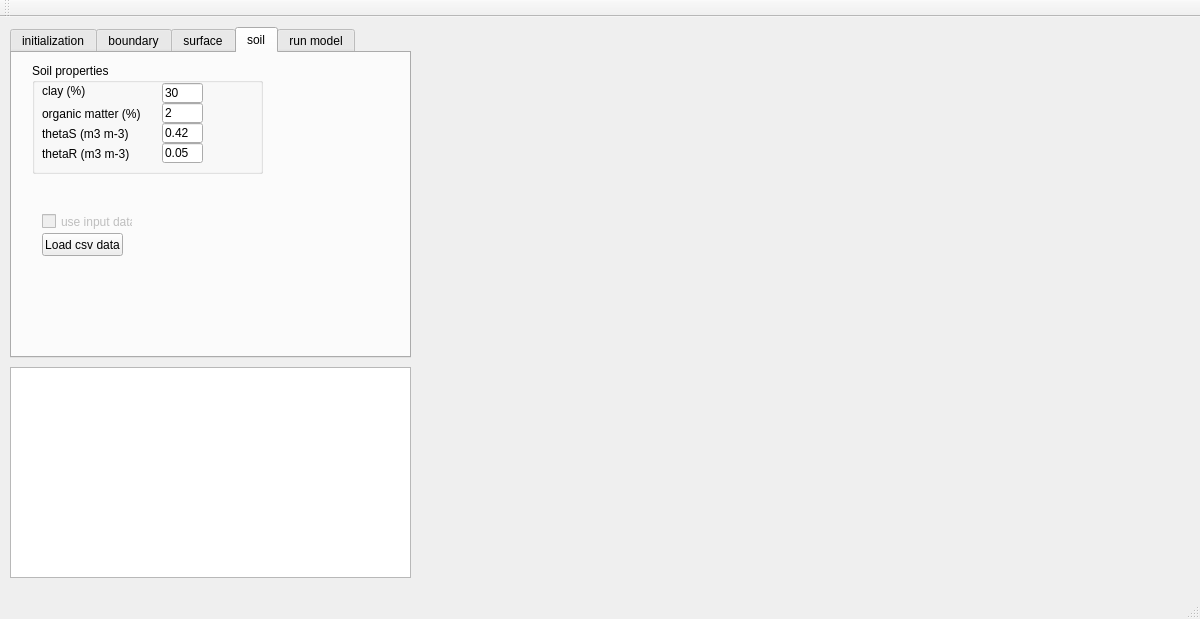
<?xml version="1.0" encoding="UTF-8"?>
<ui version="4.0">
 <class>MainWindow</class>
 <widget class="QMainWindow" name="MainWindow">
  <property name="geometry">
   <rect>
    <x>0</x>
    <y>0</y>
    <width>1200</width>
    <height>619</height>
   </rect>
  </property>
  <property name="windowTitle">
   <string>MainWindow</string>
  </property>
  <widget class="QWidget" name="centralWidget">
   <widget class="QWidget" name="formLayoutWidget">
    <property name="geometry">
     <rect>
      <x>420</x>
      <y>10</y>
      <width>771</width>
      <height>551</height>
     </rect>
    </property>
    <layout class="QFormLayout" name="layoutPlot"/>
   </widget>
   <widget class="QListWidget" name="listWidget">
    <property name="geometry">
     <rect>
      <x>10</x>
      <y>350</y>
      <width>401</width>
      <height>211</height>
     </rect>
    </property>
   </widget>
   <widget class="QTabWidget" name="tabWidget">
    <property name="geometry">
     <rect>
      <x>10</x>
      <y>10</y>
      <width>401</width>
      <height>331</height>
     </rect>
    </property>
    <property name="currentIndex">
     <number>3</number>
    </property>
    <widget class="QWidget" name="tab">
     <attribute name="title">
      <string>initialization</string>
     </attribute>
     <widget class="QLineEdit" name="lineEditWidth">
      <property name="geometry">
       <rect>
        <x>130</x>
        <y>80</y>
        <width>31</width>
        <height>20</height>
       </rect>
      </property>
      <property name="text">
       <string>1</string>
      </property>
     </widget>
     <widget class="QLabel" name="label_3">
      <property name="geometry">
       <rect>
        <x>30</x>
        <y>20</y>
        <width>91</width>
        <height>16</height>
       </rect>
      </property>
      <property name="text">
       <string>node distance (m)</string>
      </property>
      <property name="alignment">
       <set>Qt::AlignRight|Qt::AlignTrailing|Qt::AlignVCenter</set>
      </property>
     </widget>
     <widget class="QLabel" name="label">
      <property name="geometry">
       <rect>
        <x>30</x>
        <y>80</y>
        <width>91</width>
        <height>16</height>
       </rect>
      </property>
      <property name="text">
       <string>surface area (m2)</string>
      </property>
      <property name="alignment">
       <set>Qt::AlignRight|Qt::AlignTrailing|Qt::AlignVCenter</set>
      </property>
     </widget>
     <widget class="QLineEdit" name="lineEditDepth">
      <property name="geometry">
       <rect>
        <x>130</x>
        <y>50</y>
        <width>31</width>
        <height>20</height>
       </rect>
      </property>
      <property name="text">
       <string>0.5</string>
      </property>
     </widget>
     <widget class="QLabel" name="label_2">
      <property name="geometry">
       <rect>
        <x>30</x>
        <y>50</y>
        <width>91</width>
        <height>16</height>
       </rect>
      </property>
      <property name="text">
       <string>total depth (m)</string>
      </property>
      <property name="alignment">
       <set>Qt::AlignRight|Qt::AlignTrailing|Qt::AlignVCenter</set>
      </property>
     </widget>
     <widget class="QLineEdit" name="lineEditThickness">
      <property name="geometry">
       <rect>
        <x>130</x>
        <y>20</y>
        <width>31</width>
        <height>20</height>
       </rect>
      </property>
      <property name="text">
       <string>0.05</string>
      </property>
     </widget>
     <widget class="QGroupBox" name="groupBox_5">
      <property name="geometry">
       <rect>
        <x>20</x>
        <y>120</y>
        <width>191</width>
        <height>151</height>
       </rect>
      </property>
      <property name="title">
       <string>initial status</string>
      </property>
      <widget class="QLineEdit" name="lineEditIniWaterContent">
       <property name="geometry">
        <rect>
         <x>10</x>
         <y>40</y>
         <width>41</width>
         <height>20</height>
        </rect>
       </property>
       <property name="text">
        <string>0.75</string>
       </property>
      </widget>
      <widget class="QLineEdit" name="lineEditIniTTop">
       <property name="geometry">
        <rect>
         <x>10</x>
         <y>80</y>
         <width>51</width>
         <height>20</height>
        </rect>
       </property>
       <property name="text">
        <string>25</string>
       </property>
      </widget>
      <widget class="QLabel" name="label_16">
       <property name="geometry">
        <rect>
         <x>10</x>
         <y>60</y>
         <width>101</width>
         <height>16</height>
        </rect>
       </property>
       <property name="text">
        <string>temperature top (°C)</string>
       </property>
      </widget>
      <widget class="QLabel" name="label_17">
       <property name="geometry">
        <rect>
         <x>10</x>
         <y>20</y>
         <width>121</width>
         <height>16</height>
        </rect>
       </property>
       <property name="text">
        <string>&lt;html&gt;&lt;head/&gt;&lt;body&gt;&lt;p&gt;saturation ratio (-)&lt;/p&gt;&lt;/body&gt;&lt;/html&gt;</string>
       </property>
      </widget>
      <widget class="QLabel" name="label_20">
       <property name="geometry">
        <rect>
         <x>10</x>
         <y>100</y>
         <width>131</width>
         <height>16</height>
        </rect>
       </property>
       <property name="text">
        <string>temperature bottom  (°C)</string>
       </property>
      </widget>
      <widget class="QLineEdit" name="lineEditIniTBottom">
       <property name="geometry">
        <rect>
         <x>10</x>
         <y>120</y>
         <width>51</width>
         <height>20</height>
        </rect>
       </property>
       <property name="text">
        <string>25</string>
       </property>
      </widget>
     </widget>
    </widget>
    <widget class="QWidget" name="tabBoundary">
     <attribute name="title">
      <string>boundary</string>
     </attribute>
     <widget class="QGroupBox" name="groupBox_3">
      <property name="geometry">
       <rect>
        <x>10</x>
        <y>10</y>
        <width>381</width>
        <height>211</height>
       </rect>
      </property>
      <property name="title">
       <string>Atmospheric boundary</string>
      </property>
      <widget class="QGroupBox" name="groupBox_2">
       <property name="geometry">
        <rect>
         <x>10</x>
         <y>130</y>
         <width>201</width>
         <height>71</height>
        </rect>
       </property>
       <property name="title">
        <string>measurement height</string>
       </property>
       <widget class="QLabel" name="label_28">
        <property name="geometry">
         <rect>
          <x>20</x>
          <y>20</y>
          <width>131</width>
          <height>16</height>
         </rect>
        </property>
        <property name="text">
         <string>temperature and humidity</string>
        </property>
        <property name="alignment">
         <set>Qt::AlignRight|Qt::AlignTrailing|Qt::AlignVCenter</set>
        </property>
       </widget>
       <widget class="QLineEdit" name="lineEditAtmWHeight">
        <property name="geometry">
         <rect>
          <x>160</x>
          <y>40</y>
          <width>31</width>
          <height>20</height>
         </rect>
        </property>
        <property name="text">
         <string>2</string>
        </property>
       </widget>
       <widget class="QLineEdit" name="lineEditAtmTHeight">
        <property name="geometry">
         <rect>
          <x>160</x>
          <y>20</y>
          <width>31</width>
          <height>20</height>
         </rect>
        </property>
        <property name="text">
         <string>2</string>
        </property>
       </widget>
       <widget class="QLabel" name="label_32">
        <property name="geometry">
         <rect>
          <x>40</x>
          <y>40</y>
          <width>111</width>
          <height>16</height>
         </rect>
        </property>
        <property name="text">
         <string>wind</string>
        </property>
        <property name="alignment">
         <set>Qt::AlignRight|Qt::AlignTrailing|Qt::AlignVCenter</set>
        </property>
       </widget>
      </widget>
      <widget class="QGroupBox" name="groupBox_atmFixedData">
       <property name="geometry">
        <rect>
         <x>10</x>
         <y>20</y>
         <width>361</width>
         <height>101</height>
        </rect>
       </property>
       <property name="font">
        <font>
         <weight>50</weight>
         <bold>false</bold>
        </font>
       </property>
       <property name="title">
        <string>fixed data</string>
       </property>
       <property name="flat">
        <bool>false</bool>
       </property>
       <widget class="QLabel" name="label_11">
        <property name="geometry">
         <rect>
          <x>20</x>
          <y>60</y>
          <width>101</width>
          <height>16</height>
         </rect>
        </property>
        <property name="text">
         <string>wind speed (m s-1)</string>
        </property>
       </widget>
       <widget class="QLabel" name="label_9">
        <property name="geometry">
         <rect>
          <x>20</x>
          <y>20</y>
          <width>91</width>
          <height>16</height>
         </rect>
        </property>
        <property name="text">
         <string>temperature (°C)</string>
        </property>
       </widget>
       <widget class="QLineEdit" name="lineEditAtmRH">
        <property name="geometry">
         <rect>
          <x>150</x>
          <y>40</y>
          <width>31</width>
          <height>20</height>
         </rect>
        </property>
        <property name="text">
         <string>30</string>
        </property>
       </widget>
       <widget class="QLineEdit" name="lineEditAtmWS">
        <property name="geometry">
         <rect>
          <x>150</x>
          <y>60</y>
          <width>31</width>
          <height>20</height>
         </rect>
        </property>
        <property name="text">
         <string>5</string>
        </property>
       </widget>
       <widget class="QLineEdit" name="lineEditAtmT">
        <property name="geometry">
         <rect>
          <x>150</x>
          <y>20</y>
          <width>31</width>
          <height>20</height>
         </rect>
        </property>
        <property name="text">
         <string>20</string>
        </property>
       </widget>
       <widget class="QLabel" name="label_10">
        <property name="geometry">
         <rect>
          <x>20</x>
          <y>40</y>
          <width>101</width>
          <height>16</height>
         </rect>
        </property>
        <property name="text">
         <string>relative humidity (%)</string>
        </property>
       </widget>
       <widget class="QGroupBox" name="groupBox">
        <property name="geometry">
         <rect>
          <x>200</x>
          <y>10</y>
          <width>151</width>
          <height>81</height>
         </rect>
        </property>
        <property name="title">
         <string>Precipitation</string>
        </property>
        <widget class="QLineEdit" name="lineEditPrecStart">
         <property name="geometry">
          <rect>
           <x>110</x>
           <y>10</y>
           <width>31</width>
           <height>20</height>
          </rect>
         </property>
         <property name="text">
          <string>100</string>
         </property>
        </widget>
        <widget class="QLabel" name="label_5">
         <property name="geometry">
          <rect>
           <x>10</x>
           <y>10</y>
           <width>71</width>
           <height>16</height>
          </rect>
         </property>
         <property name="text">
          <string>start (h)</string>
         </property>
        </widget>
        <widget class="QLabel" name="label_6">
         <property name="geometry">
          <rect>
           <x>10</x>
           <y>30</y>
           <width>71</width>
           <height>16</height>
          </rect>
         </property>
         <property name="text">
          <string>hours</string>
         </property>
        </widget>
        <widget class="QLineEdit" name="lineEditPrecHours">
         <property name="geometry">
          <rect>
           <x>110</x>
           <y>30</y>
           <width>31</width>
           <height>20</height>
          </rect>
         </property>
         <property name="text">
          <string>4</string>
         </property>
        </widget>
        <widget class="QLineEdit" name="lineEditPrecHourlyAmount">
         <property name="geometry">
          <rect>
           <x>110</x>
           <y>50</y>
           <width>31</width>
           <height>20</height>
          </rect>
         </property>
         <property name="text">
          <string>0</string>
         </property>
        </widget>
        <widget class="QLabel" name="label_7">
         <property name="geometry">
          <rect>
           <x>10</x>
           <y>50</y>
           <width>71</width>
           <height>16</height>
          </rect>
         </property>
         <property name="text">
          <string>hourly amount</string>
         </property>
        </widget>
       </widget>
      </widget>
      <widget class="QCheckBox" name="chkUseInputMeteo">
       <property name="enabled">
        <bool>false</bool>
       </property>
       <property name="geometry">
        <rect>
         <x>240</x>
         <y>130</y>
         <width>91</width>
         <height>17</height>
        </rect>
       </property>
       <property name="text">
        <string>use input data</string>
       </property>
      </widget>
      <widget class="QPushButton" name="pushLoadFileMeteo">
       <property name="enabled">
        <bool>true</bool>
       </property>
       <property name="geometry">
        <rect>
         <x>240</x>
         <y>150</y>
         <width>81</width>
         <height>23</height>
        </rect>
       </property>
       <property name="text">
        <string>Load csv data</string>
       </property>
      </widget>
     </widget>
     <widget class="QGroupBox" name="groupBox_9">
      <property name="geometry">
       <rect>
        <x>10</x>
        <y>230</y>
        <width>141</width>
        <height>71</height>
       </rect>
      </property>
      <property name="title">
       <string>Bottom boundary</string>
      </property>
      <widget class="QLineEdit" name="lineEditBottomT">
       <property name="geometry">
        <rect>
         <x>100</x>
         <y>20</y>
         <width>31</width>
         <height>20</height>
        </rect>
       </property>
       <property name="text">
        <string>25</string>
       </property>
      </widget>
      <widget class="QLabel" name="label_25">
       <property name="geometry">
        <rect>
         <x>10</x>
         <y>20</y>
         <width>91</width>
         <height>16</height>
        </rect>
       </property>
       <property name="text">
        <string>temperature (°C)</string>
       </property>
      </widget>
      <widget class="QLabel" name="label_27">
       <property name="geometry">
        <rect>
         <x>10</x>
         <y>40</y>
         <width>91</width>
         <height>16</height>
        </rect>
       </property>
       <property name="text">
        <string>depth (m)</string>
       </property>
      </widget>
      <widget class="QLineEdit" name="lineEditBottomZ">
       <property name="geometry">
        <rect>
         <x>100</x>
         <y>40</y>
         <width>31</width>
         <height>20</height>
        </rect>
       </property>
       <property name="text">
        <string>10</string>
       </property>
      </widget>
     </widget>
    </widget>
    <widget class="QWidget" name="tab_2">
     <attribute name="title">
      <string>surface</string>
     </attribute>
     <widget class="QLineEdit" name="lineEditRoughnessHeight">
      <property name="geometry">
       <rect>
        <x>180</x>
        <y>40</y>
        <width>41</width>
        <height>20</height>
       </rect>
      </property>
      <property name="text">
       <string>0.001</string>
      </property>
     </widget>
     <widget class="QLineEdit" name="lineEditPlough">
      <property name="geometry">
       <rect>
        <x>180</x>
        <y>100</y>
        <width>41</width>
        <height>20</height>
       </rect>
      </property>
      <property name="text">
       <string>0.005</string>
      </property>
     </widget>
     <widget class="QLineEdit" name="lineEditAlbedo">
      <property name="geometry">
       <rect>
        <x>180</x>
        <y>15</y>
        <width>41</width>
        <height>20</height>
       </rect>
      </property>
      <property name="text">
       <string>0.15</string>
      </property>
     </widget>
     <widget class="QLabel" name="label_21">
      <property name="geometry">
       <rect>
        <x>30</x>
        <y>15</y>
        <width>141</width>
        <height>16</height>
       </rect>
      </property>
      <property name="text">
       <string>albedo (-)</string>
      </property>
      <property name="alignment">
       <set>Qt::AlignRight|Qt::AlignTrailing|Qt::AlignVCenter</set>
      </property>
     </widget>
     <widget class="QLineEdit" name="lineEditManningRoughness">
      <property name="geometry">
       <rect>
        <x>180</x>
        <y>75</y>
        <width>41</width>
        <height>20</height>
       </rect>
      </property>
      <property name="text">
       <string>0.024</string>
      </property>
     </widget>
     <widget class="QLabel" name="label_24">
      <property name="geometry">
       <rect>
        <x>30</x>
        <y>35</y>
        <width>141</width>
        <height>21</height>
       </rect>
      </property>
      <property name="text">
       <string>roughness height (m)</string>
      </property>
      <property name="alignment">
       <set>Qt::AlignRight|Qt::AlignTrailing|Qt::AlignVCenter</set>
      </property>
      <property name="wordWrap">
       <bool>true</bool>
      </property>
     </widget>
     <widget class="QLabel" name="label_23">
      <property name="geometry">
       <rect>
        <x>30</x>
        <y>100</y>
        <width>141</width>
        <height>16</height>
       </rect>
      </property>
      <property name="text">
       <string>plough (m)</string>
      </property>
      <property name="alignment">
       <set>Qt::AlignRight|Qt::AlignTrailing|Qt::AlignVCenter</set>
      </property>
     </widget>
     <widget class="QLabel" name="label_22">
      <property name="geometry">
       <rect>
        <x>30</x>
        <y>70</y>
        <width>141</width>
        <height>31</height>
       </rect>
      </property>
      <property name="text">
       <string>Manning roughness (s m-0.5)</string>
      </property>
      <property name="textFormat">
       <enum>Qt::PlainText</enum>
      </property>
      <property name="scaledContents">
       <bool>false</bool>
      </property>
      <property name="alignment">
       <set>Qt::AlignRight|Qt::AlignTrailing|Qt::AlignVCenter</set>
      </property>
      <property name="wordWrap">
       <bool>true</bool>
      </property>
     </widget>
    </widget>
    <widget class="QWidget" name="tab_3">
     <attribute name="title">
      <string>soil</string>
     </attribute>
     <widget class="QGroupBox" name="groupBox_soil">
      <property name="geometry">
       <rect>
        <x>20</x>
        <y>10</y>
        <width>231</width>
        <height>111</height>
       </rect>
      </property>
      <property name="title">
       <string>Soil properties</string>
      </property>
      <widget class="QLineEdit" name="lineEditClay">
       <property name="geometry">
        <rect>
         <x>130</x>
         <y>20</y>
         <width>41</width>
         <height>20</height>
        </rect>
       </property>
       <property name="text">
        <string>30</string>
       </property>
      </widget>
      <widget class="QLabel" name="label_26">
       <property name="geometry">
        <rect>
         <x>10</x>
         <y>20</y>
         <width>61</width>
         <height>16</height>
        </rect>
       </property>
       <property name="text">
        <string>clay (%)</string>
       </property>
      </widget>
      <widget class="QLabel" name="label_29">
       <property name="geometry">
        <rect>
         <x>10</x>
         <y>40</y>
         <width>111</width>
         <height>21</height>
        </rect>
       </property>
       <property name="text">
        <string>organic matter (%)</string>
       </property>
       <property name="wordWrap">
        <bool>true</bool>
       </property>
      </widget>
      <widget class="QLineEdit" name="lineEditOrganic">
       <property name="geometry">
        <rect>
         <x>130</x>
         <y>40</y>
         <width>41</width>
         <height>20</height>
        </rect>
       </property>
       <property name="text">
        <string>2</string>
       </property>
      </widget>
      <widget class="QLabel" name="label_30">
       <property name="geometry">
        <rect>
         <x>10</x>
         <y>60</y>
         <width>111</width>
         <height>21</height>
        </rect>
       </property>
       <property name="text">
        <string>thetaS (m3 m-3)</string>
       </property>
       <property name="wordWrap">
        <bool>true</bool>
       </property>
      </widget>
      <widget class="QLabel" name="label_31">
       <property name="geometry">
        <rect>
         <x>10</x>
         <y>80</y>
         <width>111</width>
         <height>21</height>
        </rect>
       </property>
       <property name="text">
        <string>thetaR (m3 m-3)</string>
       </property>
       <property name="wordWrap">
        <bool>true</bool>
       </property>
      </widget>
      <widget class="QLineEdit" name="lineEditThetaS">
       <property name="geometry">
        <rect>
         <x>130</x>
         <y>60</y>
         <width>41</width>
         <height>20</height>
        </rect>
       </property>
       <property name="text">
        <string>0.42</string>
       </property>
      </widget>
      <widget class="QLineEdit" name="lineEditThetaR">
       <property name="geometry">
        <rect>
         <x>130</x>
         <y>80</y>
         <width>41</width>
         <height>20</height>
        </rect>
       </property>
       <property name="text">
        <string>0.05</string>
       </property>
      </widget>
     </widget>
     <widget class="QCheckBox" name="chkUseInputSoil">
      <property name="enabled">
       <bool>false</bool>
      </property>
      <property name="geometry">
       <rect>
        <x>30</x>
        <y>160</y>
        <width>91</width>
        <height>17</height>
       </rect>
      </property>
      <property name="text">
       <string>use input data</string>
      </property>
     </widget>
     <widget class="QPushButton" name="pushLoadFileSoil">
      <property name="enabled">
       <bool>true</bool>
      </property>
      <property name="geometry">
       <rect>
        <x>30</x>
        <y>180</y>
        <width>81</width>
        <height>23</height>
       </rect>
      </property>
      <property name="text">
       <string>Load csv data</string>
      </property>
     </widget>
    </widget>
    <widget class="QWidget" name="tab_5">
     <attribute name="title">
      <string>run model</string>
     </attribute>
     <widget class="QGroupBox" name="groupBox_6">
      <property name="geometry">
       <rect>
        <x>20</x>
        <y>20</y>
        <width>101</width>
        <height>81</height>
       </rect>
      </property>
      <property name="title">
       <string>Processes</string>
      </property>
      <widget class="QCheckBox" name="chkBoxWater">
       <property name="enabled">
        <bool>true</bool>
       </property>
       <property name="geometry">
        <rect>
         <x>10</x>
         <y>30</y>
         <width>61</width>
         <height>17</height>
        </rect>
       </property>
       <property name="text">
        <string>water</string>
       </property>
       <property name="checked">
        <bool>true</bool>
       </property>
      </widget>
      <widget class="QCheckBox" name="chkBoxHeat">
       <property name="enabled">
        <bool>true</bool>
       </property>
       <property name="geometry">
        <rect>
         <x>10</x>
         <y>50</y>
         <width>61</width>
         <height>17</height>
        </rect>
       </property>
       <property name="text">
        <string>heat</string>
       </property>
       <property name="checked">
        <bool>true</bool>
       </property>
      </widget>
     </widget>
     <widget class="QGroupBox" name="groupBox_simTime">
      <property name="geometry">
       <rect>
        <x>20</x>
        <y>130</y>
        <width>111</width>
        <height>71</height>
       </rect>
      </property>
      <property name="title">
       <string>Simulation</string>
      </property>
      <widget class="QLineEdit" name="lineEditSimStart">
       <property name="geometry">
        <rect>
         <x>70</x>
         <y>20</y>
         <width>31</width>
         <height>20</height>
        </rect>
       </property>
       <property name="text">
        <string>0</string>
       </property>
      </widget>
      <widget class="QLabel" name="label_12">
       <property name="geometry">
        <rect>
         <x>10</x>
         <y>20</y>
         <width>91</width>
         <height>16</height>
        </rect>
       </property>
       <property name="text">
        <string>start (h)</string>
       </property>
      </widget>
      <widget class="QLabel" name="label_13">
       <property name="geometry">
        <rect>
         <x>10</x>
         <y>40</y>
         <width>101</width>
         <height>16</height>
        </rect>
       </property>
       <property name="text">
        <string>stop (h)</string>
       </property>
      </widget>
      <widget class="QLineEdit" name="lineEditSimStop">
       <property name="geometry">
        <rect>
         <x>70</x>
         <y>40</y>
         <width>31</width>
         <height>20</height>
        </rect>
       </property>
       <property name="text">
        <string>200</string>
       </property>
      </widget>
     </widget>
     <widget class="QPushButton" name="pushRunAllPeriod">
      <property name="geometry">
       <rect>
        <x>150</x>
        <y>180</y>
        <width>81</width>
        <height>23</height>
       </rect>
      </property>
      <property name="font">
       <font>
        <pointsize>10</pointsize>
        <weight>75</weight>
        <bold>true</bold>
       </font>
      </property>
      <property name="text">
       <string>Run</string>
      </property>
     </widget>
     <widget class="QProgressBar" name="prgBar">
      <property name="geometry">
       <rect>
        <x>20</x>
        <y>220</y>
        <width>351</width>
        <height>23</height>
       </rect>
      </property>
      <property name="value">
       <number>0</number>
      </property>
     </widget>
     <widget class="QLabel" name="labelInfo">
      <property name="geometry">
       <rect>
        <x>20</x>
        <y>250</y>
        <width>311</width>
        <height>16</height>
       </rect>
      </property>
      <property name="font">
       <font>
        <pointsize>10</pointsize>
        <weight>75</weight>
        <bold>true</bold>
       </font>
      </property>
      <property name="text">
       <string/>
      </property>
     </widget>
     <widget class="QPushButton" name="pushCopyOutput">
      <property name="geometry">
       <rect>
        <x>240</x>
        <y>150</y>
        <width>91</width>
        <height>51</height>
       </rect>
      </property>
      <property name="acceptDrops">
       <bool>false</bool>
      </property>
      <property name="autoFillBackground">
       <bool>false</bool>
      </property>
      <property name="text">
       <string>copy output 
to clipboard</string>
      </property>
      <property name="autoDefault">
       <bool>false</bool>
      </property>
     </widget>
    </widget>
   </widget>
  </widget>
  <widget class="QMenuBar" name="menuBar">
   <property name="geometry">
    <rect>
     <x>0</x>
     <y>0</y>
     <width>1200</width>
     <height>21</height>
    </rect>
   </property>
  </widget>
  <widget class="QToolBar" name="mainToolBar">
   <attribute name="toolBarArea">
    <enum>TopToolBarArea</enum>
   </attribute>
   <attribute name="toolBarBreak">
    <bool>false</bool>
   </attribute>
  </widget>
  <widget class="QStatusBar" name="statusBar"/>
 </widget>
 <layoutdefault spacing="6" margin="11"/>
 <resources/>
 <connections/>
</ui>
